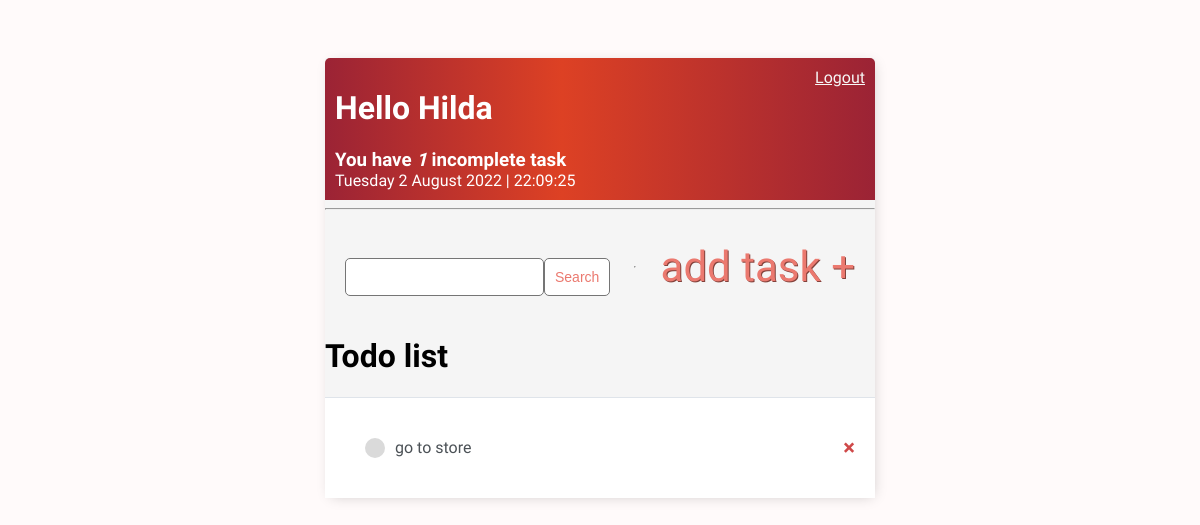
The app's page / (signed in), older data.
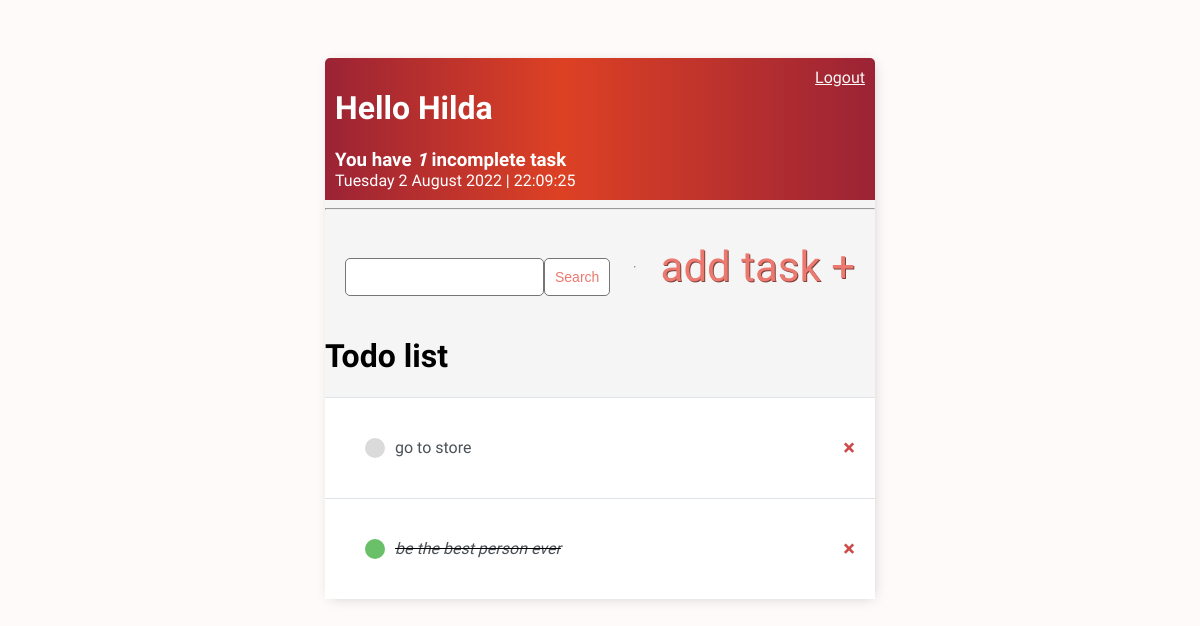
The same page, newer data.
### todo_base/models.py (models this page shows)
class  Task(models.Model):
     user = models.ForeignKey(User, on_delete=models.CASCADE, null = True, blank = True)
     title = models.CharField(max_length= 200)
     description = models.TextField(null = True, blank = True)
     complete = models.BooleanField(default = False)
     created = models.DateTimeField(auto_now_add= True)
     def __str__(self):
         return self.title
     class Meta:
         ordering = ['complete']

### todo_base/views.py (the view)
# urls.py: path('', TaskList.as_view(), name = 'tasks'),
class TaskList(LoginRequiredMixin, ListView):
    model = Task
    context_object_name = 'tasks'
    def get_context_data(self, **kwargs):
        context = super().get_context_data(**kwargs)
        context['tasks'] = context['tasks'].filter(user=self.request.user)
        context['count'] = context['tasks'].filter(complete=False).count()
        search_input = self.request.GET.get('search-area') or ''
        if search_input:
            context['tasks'] = context['tasks'].filter(title__contains = search_input)
        context['search_input'] = search_input
        return context

### todo_base/templates/todo_base/task_list.html
{% extends 'todo_base/main.html' %}
{% block content %}
<div class="header-bar">
    <div>
        <h1>Hello {{request.user|title}}</h1>
        <h3 style="margin:0">You have <i>{{count}}</i> incomplete task{{count|pluralize}}</h3>
        <div onload="renderTime();" id="clockDisplay"></div>
    </div>
    {% if request.user.is_authenticated %}
    <a href="{% url 'logout' %}">Logout</a>
    {% else %}
    <a href="{% url 'login' %}">Login</a>
    {% endif %}
</div>
<hr>
<div class="search-add-task-wrapper">
    <form method="GET" style="margin-top: 20px;display: flex;">
        <input type="text" name="search-area" value="{{search_input}}">
        <input class="button" type="submit" value="Search">
    </form>
    <hr>
    <a class="add-link" href="{% url 'task-create' %}">add task &#x2b;</a>
</div>
<h1>Todo list</h1>
<div class="task-list-wrapper">
    {% for task in tasks %}
    <div class="task-wrapper">
        {% if task.complete %}
        <div class="task-title">
            <div class="complete-icon"></div>
            <i><s><a href="{% url 'task-update' task.id %}">{{task}}</a></s></i>
        </div>
        <a class="delete-link" href="{% url 'task-delete' task.id %}">&#215;</a>
        {% else %}
        <div class="task-title">
            <div class="incomplete-icon"></div>
            <a href="{% url 'task-update' task.id %}">{{task}}</a>
        </div>
        <a class="delete-link" href="{% url 'task-delete' task.id %}">&#215;</a>
        {% endif %}
    </div>
    {% empty %}
    <h3>No items in list</h3>
    {% endfor %}
</div>
{% endblock content %}

Row changes from the older to the newer data that the page shows:
added Task: title "be the best person ever"
